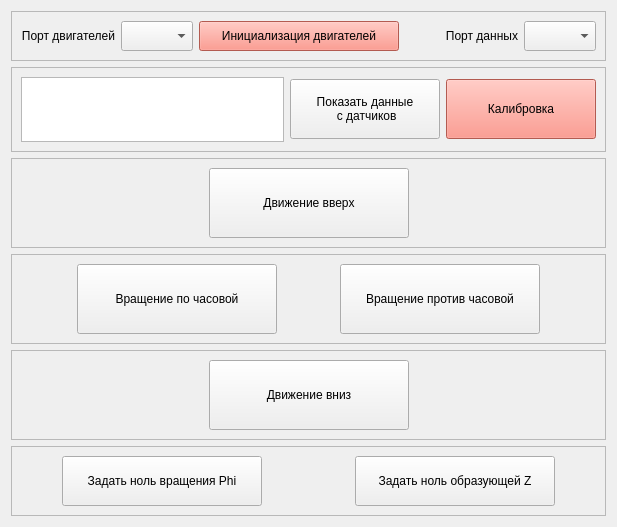
      <widget class="QWidget" name="tab2_setup">
       <attribute name="title">
        <string>Настройки</string>
       </attribute>
       <layout class="QVBoxLayout" name="verticalLayout_2">
        <item>
         <widget class="QFrame" name="tab2_frame0">
          <property name="frameShape">
           <enum>QFrame::StyledPanel</enum>
          </property>
          <property name="frameShadow">
           <enum>QFrame::Raised</enum>
          </property>
          <layout class="QHBoxLayout" name="horizontalLayout_17">
           <item>
            <widget class="QLabel" name="lbl_PortMotor">
             <property name="text">
              <string>Порт двигателей</string>
             </property>
             <property name="alignment">
              <set>Qt::AlignRight|Qt::AlignTrailing|Qt::AlignVCenter</set>
             </property>
            </widget>
           </item>
           <item>
            <widget class="QComboBox" name="cBox_PortMotor">
             <property name="minimumSize">
              <size>
               <width>70</width>
               <height>30</height>
              </size>
             </property>
            </widget>
           </item>
           <item>
            <widget class="QPushButton" name="pBtn_Init">
             <property name="minimumSize">
              <size>
               <width>200</width>
               <height>30</height>
              </size>
             </property>
             <property name="font">
              <font>
               <italic>false</italic>
              </font>
             </property>
             <property name="styleSheet">
              <string notr="true">QPushButton {background-color : salmon;}
QPushButton:hover { background-color: red;}</string>
             </property>
             <property name="text">
              <string>Инициализация двигателей</string>
             </property>
            </widget>
           </item>
           <item>
            <spacer name="horizontalSpacer_2">
             <property name="orientation">
              <enum>Qt::Horizontal</enum>
             </property>
             <property name="sizeHint" stdset="0">
              <size>
               <width>40</width>
               <height>20</height>
              </size>
             </property>
            </spacer>
           </item>
           <item>
            <widget class="QLabel" name="lbl_PortData">
             <property name="text">
              <string>Порт данных</string>
             </property>
             <property name="alignment">
              <set>Qt::AlignRight|Qt::AlignTrailing|Qt::AlignVCenter</set>
             </property>
            </widget>
           </item>
           <item>
            <widget class="QComboBox" name="cBox_PortData">
             <property name="minimumSize">
              <size>
               <width>70</width>
               <height>30</height>
              </size>
             </property>
            </widget>
           </item>
          </layout>
         </widget>
        </item>
        <item>
         <widget class="QFrame" name="tab2_frame2">
          <property name="minimumSize">
           <size>
            <width>0</width>
            <height>75</height>
           </size>
          </property>
          <property name="maximumSize">
           <size>
            <width>16777215</width>
            <height>85</height>
           </size>
          </property>
          <property name="frameShape">
           <enum>QFrame::StyledPanel</enum>
          </property>
          <property name="frameShadow">
           <enum>QFrame::Raised</enum>
          </property>
          <layout class="QHBoxLayout" name="horizontalLayout_13">
           <item>
            <widget class="QTextBrowser" name="txtBrwser_ShowData">
             <property name="minimumSize">
              <size>
               <width>0</width>
               <height>65</height>
              </size>
             </property>
             <property name="maximumSize">
              <size>
               <width>16777215</width>
               <height>80</height>
              </size>
             </property>
            </widget>
           </item>
           <item>
            <widget class="QPushButton" name="pBtn_ShowData">
             <property name="sizePolicy">
              <sizepolicy hsizetype="Minimum" vsizetype="Fixed">
               <horstretch>0</horstretch>
               <verstretch>0</verstretch>
              </sizepolicy>
             </property>
             <property name="minimumSize">
              <size>
               <width>150</width>
               <height>60</height>
              </size>
             </property>
             <property name="text">
              <string>Показать данные
 с датчиков</string>
             </property>
            </widget>
           </item>
           <item>
            <widget class="QPushButton" name="pBtn_Calibrate">
             <property name="minimumSize">
              <size>
               <width>150</width>
               <height>60</height>
              </size>
             </property>
             <property name="styleSheet">
              <string notr="true">QPushButton {background-color : salmon;}
QPushButton:hover { background-color: red;}</string>
             </property>
             <property name="text">
              <string>Калибровка</string>
             </property>
            </widget>
           </item>
          </layout>
         </widget>
        </item>
        <item>
         <widget class="QFrame" name="tab2_frame3">
          <property name="minimumSize">
           <size>
            <width>0</width>
            <height>0</height>
           </size>
          </property>
          <property name="frameShape">
           <enum>QFrame::StyledPanel</enum>
          </property>
          <property name="frameShadow">
           <enum>QFrame::Raised</enum>
          </property>
          <layout class="QHBoxLayout" name="horizontalLayout_16">
           <item>
            <spacer name="horizontalSpacer_15">
             <property name="orientation">
              <enum>Qt::Horizontal</enum>
             </property>
             <property name="sizeHint" stdset="0">
              <size>
               <width>40</width>
               <height>20</height>
              </size>
             </property>
            </spacer>
           </item>
           <item>
            <widget class="QPushButton" name="pBtn_MoveUp">
             <property name="minimumSize">
              <size>
               <width>200</width>
               <height>70</height>
              </size>
             </property>
             <property name="text">
              <string>Движение вверх</string>
             </property>
             <property name="icon">
              <iconset>
               <normaloff>arrow_up.png</normaloff>arrow_up.png</iconset>
             </property>
             <property name="iconSize">
              <size>
               <width>25</width>
               <height>25</height>
              </size>
             </property>
            </widget>
           </item>
           <item>
            <spacer name="horizontalSpacer_6">
             <property name="orientation">
              <enum>Qt::Horizontal</enum>
             </property>
             <property name="sizeHint" stdset="0">
              <size>
               <width>40</width>
               <height>20</height>
              </size>
             </property>
            </spacer>
           </item>
          </layout>
         </widget>
        </item>
        <item>
         <widget class="QFrame" name="tab2_frame4_Rotate">
          <property name="minimumSize">
           <size>
            <width>0</width>
            <height>0</height>
           </size>
          </property>
          <property name="frameShape">
           <enum>QFrame::StyledPanel</enum>
          </property>
          <property name="frameShadow">
           <enum>QFrame::Raised</enum>
          </property>
          <layout class="QHBoxLayout" name="horizontalLayout_8">
           <item>
            <spacer name="horizontalSpacer_3">
             <property name="orientation">
              <enum>Qt::Horizontal</enum>
             </property>
             <property name="sizeHint" stdset="0">
              <size>
               <width>40</width>
               <height>20</height>
              </size>
             </property>
            </spacer>
           </item>
           <item>
            <widget class="QPushButton" name="pBtn_RotateCW">
             <property name="minimumSize">
              <size>
               <width>200</width>
               <height>70</height>
              </size>
             </property>
             <property name="text">
              <string>Вращение по часовой</string>
             </property>
             <property name="icon">
              <iconset>
               <normaloff>arrow_left.png</normaloff>arrow_left.png</iconset>
             </property>
             <property name="iconSize">
              <size>
               <width>25</width>
               <height>25</height>
              </size>
             </property>
            </widget>
           </item>
           <item>
            <spacer name="horizontalSpacer_4">
             <property name="orientation">
              <enum>Qt::Horizontal</enum>
             </property>
             <property name="sizeHint" stdset="0">
              <size>
               <width>40</width>
               <height>20</height>
              </size>
             </property>
            </spacer>
           </item>
           <item>
            <widget class="QPushButton" name="pBtn_RotateCCW">
             <property name="minimumSize">
              <size>
               <width>200</width>
               <height>70</height>
              </size>
             </property>
             <property name="text">
              <string>Вращение против часовой</string>
             </property>
             <property name="icon">
              <iconset>
               <normaloff>arrow_right.png</normaloff>arrow_right.png</iconset>
             </property>
             <property name="iconSize">
              <size>
               <width>25</width>
               <height>25</height>
              </size>
             </property>
            </widget>
           </item>
           <item>
            <spacer name="horizontalSpacer_5">
             <property name="orientation">
              <enum>Qt::Horizontal</enum>
             </property>
             <property name="sizeHint" stdset="0">
              <size>
               <width>40</width>
               <height>20</height>
              </size>
             </property>
            </spacer>
           </item>
          </layout>
         </widget>
        </item>
        <item>
         <widget class="QFrame" name="tab2_frame5_MoveZ">
          <property name="minimumSize">
           <size>
            <width>0</width>
            <height>0</height>
           </size>
          </property>
          <property name="maximumSize">
           <size>
            <width>16777215</width>
            <height>16777215</height>
           </size>
          </property>
          <property name="frameShape">
           <enum>QFrame::StyledPanel</enum>
          </property>
          <property name="frameShadow">
           <enum>QFrame::Raised</enum>
          </property>
          <layout class="QHBoxLayout" name="horizontalLayout_11">
           <item>
            <spacer name="horizontalSpacer_7">
             <property name="orientation">
              <enum>Qt::Horizontal</enum>
             </property>
             <property name="sizeHint" stdset="0">
              <size>
               <width>40</width>
               <height>20</height>
              </size>
             </property>
            </spacer>
           </item>
           <item>
            <widget class="QPushButton" name="pBtn_MoveDown">
             <property name="sizePolicy">
              <sizepolicy hsizetype="Minimum" vsizetype="Fixed">
               <horstretch>0</horstretch>
               <verstretch>0</verstretch>
              </sizepolicy>
             </property>
             <property name="minimumSize">
              <size>
               <width>200</width>
               <height>70</height>
              </size>
             </property>
             <property name="baseSize">
              <size>
               <width>0</width>
               <height>0</height>
              </size>
             </property>
             <property name="text">
              <string>Движение вниз</string>
             </property>
             <property name="icon">
              <iconset>
               <normaloff>arrow_down.png</normaloff>arrow_down.png</iconset>
             </property>
             <property name="iconSize">
              <size>
               <width>25</width>
               <height>25</height>
              </size>
             </property>
            </widget>
           </item>
           <item>
            <spacer name="horizontalSpacer_8">
             <property name="orientation">
              <enum>Qt::Horizontal</enum>
             </property>
             <property name="sizeHint" stdset="0">
              <size>
               <width>40</width>
               <height>20</height>
              </size>
             </property>
            </spacer>
           </item>
          </layout>
         </widget>
        </item>
        <item>
         <widget class="QFrame" name="tab2_frame6_Zero">
          <property name="minimumSize">
           <size>
            <width>0</width>
            <height>70</height>
           </size>
          </property>
          <property name="maximumSize">
           <size>
            <width>16777215</width>
            <height>70</height>
           </size>
          </property>
          <property name="frameShape">
           <enum>QFrame::StyledPanel</enum>
          </property>
          <property name="frameShadow">
           <enum>QFrame::Raised</enum>
          </property>
          <layout class="QHBoxLayout" name="horizontalLayout_14">
           <item>
            <spacer name="horizontalSpacer_10">
             <property name="orientation">
              <enum>Qt::Horizontal</enum>
             </property>
             <property name="sizeHint" stdset="0">
              <size>
               <width>40</width>
               <height>20</height>
              </size>
             </property>
            </spacer>
           </item>
           <item>
            <widget class="QPushButton" name="pBtn_ZeroPhi">
             <property name="minimumSize">
              <size>
               <width>200</width>
               <height>50</height>
              </size>
             </property>
             <property name="text">
              <string>Задать ноль вращения Phi</string>
             </property>
            </widget>
           </item>
           <item>
            <spacer name="horizontalSpacer_9">
             <property name="orientation">
              <enum>Qt::Horizontal</enum>
             </property>
             <property name="sizeHint" stdset="0">
              <size>
               <width>87</width>
               <height>20</height>
              </size>
             </property>
            </spacer>
           </item>
           <item>
            <widget class="QPushButton" name="pBtn_ZeroZ">
             <property name="enabled">
              <bool>true</bool>
             </property>
             <property name="minimumSize">
              <size>
               <width>200</width>
               <height>50</height>
              </size>
             </property>
             <property name="text">
              <string>Задать ноль образующей Z</string>
             </property>
            </widget>
           </item>
           <item>
            <spacer name="horizontalSpacer_11">
             <property name="orientation">
              <enum>Qt::Horizontal</enum>
             </property>
             <property name="sizeHint" stdset="0">
              <size>
               <width>40</width>
               <height>20</height>
              </size>
             </property>
            </spacer>
           </item>
          </layout>
         </widget>
        </item>
       </layout>
      </widget>
